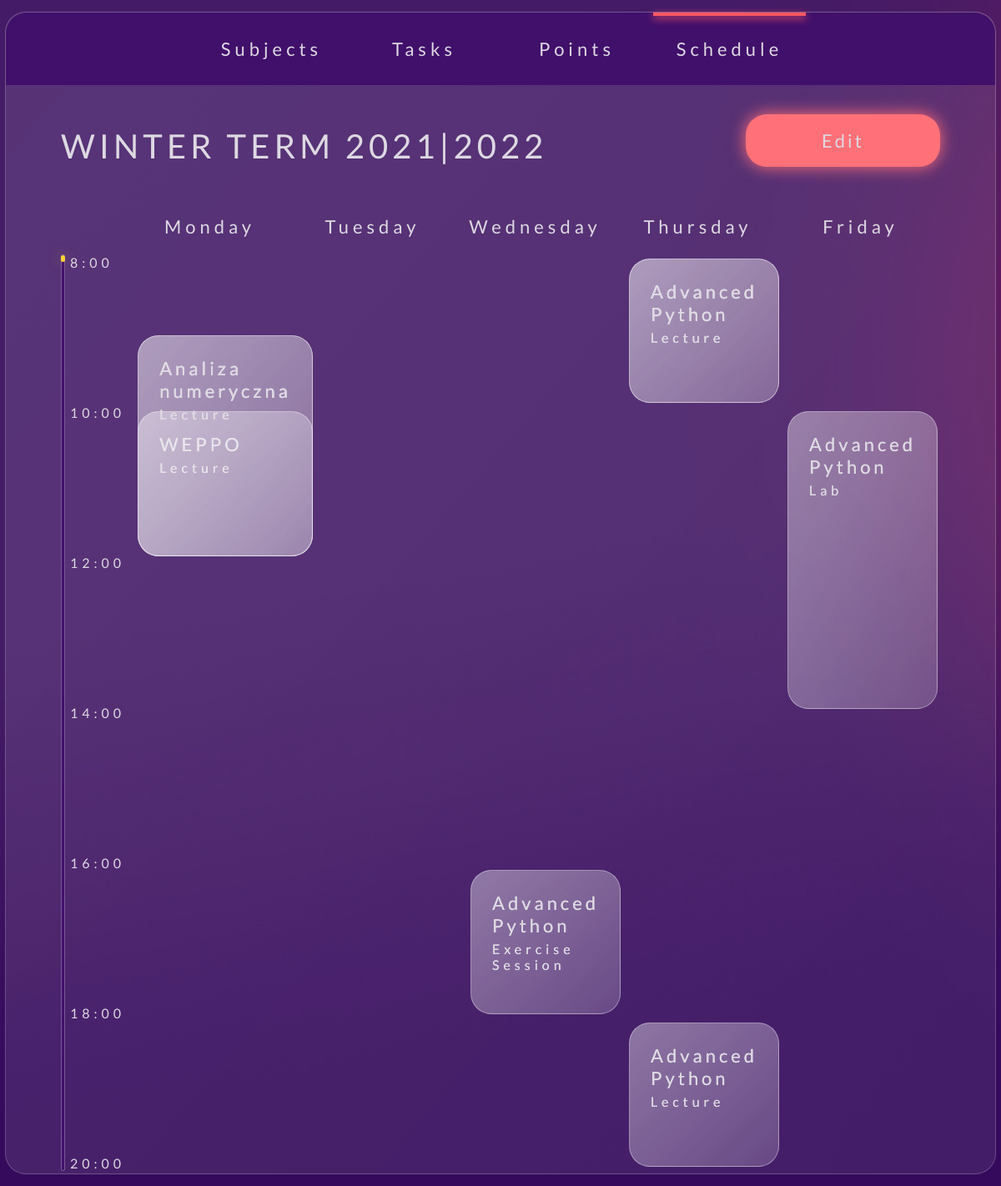
The app's page /schedule with its own data.
### tracker/models.py (models this page shows, shortened)
class Term(db.Model):
    number = db.Column(db.Integer, primary_key=True)
    start_year = db.Column(db.Integer, nullable=False)
    end_year = db.Column(db.Integer, nullable=False)
    season = db.Column(db.String(6), nullable=False)
    subjects = db.relationship("Subject", backref="term", lazy=True)
    def __repr__(self):
        return f"{self.season} term {self.start_year}|{self.end_year}"

class Schedule(db.Model):
    id = db.Column(db.Integer, primary_key=True)
    type = db.Column(db.String(20), nullable=False)
    day = db.Column(db.String(20), nullable=False)
    time = db.Column(db.Integer, nullable=False)
    duration = db.Column(db.Integer, nullable=False)
    subject_name = db.Column(db.String(50), db.ForeignKey("subject.name"), nullable=False)

### tracker/routes/schedule.py (the view)
@app.route("/schedule")
def schedule():
    term = Term.query.all()[-1]
    schedules = Schedule.query.all()
    return render_template("schedule.html", term=term, schedules=schedules, selected="schedule")

### tracker/templates/schedule.html (shortened to what this page needs)
{% extends "base_with_term_selector.html" %}
{% block stylesheets %}
{{ super() }}
<link type="text/css" rel="stylesheet" href="{{ url_for('static', filename='stylesheets/schedule.css') }}">
{% endblock %}
{% block term_selector %}
{{ super() }}
{% endblock %}
{% block add_new_button %}
<button id="edit-schedule-button" class="orange-button">Edit</button>
{% endblock %}
{% block content %}
<div class="days-names-container">
    {% for day in ["monday", "tuesday", "wednesday", "thursday", "friday"] %}
    <div class="day-name-container">
        <span class="day">{{day.title()}}</span>
    </div>
    {% endfor %}
</div>
<div class="wrapper-container">
    <div class="timeline-container">
        <div class="timeline violet-scale-line"></div>
        <div class="timeline yellow-scale-line"></div>
        <div class="main-time-container">
            {% for i in range(8, 21, 2) %}
            <div class="single-time-container">
                <span class="time">{{i}}:00</span>
            </div>
            {% endfor %}
        </div>
    </div>
    <div class="subjects-container">
        {% for schedule in schedules %}
        <div class="subject tile small-tile" data-day="{{schedule.day}}" data-time="{{schedule.time}}" data-duration="{{schedule.duration}}">
            <p class="name">{{schedule.subject_name}}</p>
            <p class="type">{{schedule.type.replace("_", " ").title()}}</p>
        </div>
        {% endfor %}
    </div>
</div>
{% endblock %}

### tracker/templates/base_with_term_selector.html (shortened to what this page needs)
{% extends "base.html" %}
{% block stylesheets %}
<link type="text/css" rel="stylesheet" href="{{ url_for('static', filename='stylesheets/term_selector.css') }}">
{% endblock %}
{% block term_selector %}
<div class="term-selector-container pointer" data-term-number="{{term.number}}">
    <p id="term-header">{{term|string}}</p>
</div>
{% endblock %}

### tracker/templates/base.html (shortened to what this page needs)
<!doctype html>
<html lang="en">
<head>
    <link type="text/css" rel="stylesheet" href="{{ url_for('static', filename='stylesheets/base.css') }}">
    <link type="text/css" rel="stylesheet" href="{{ url_for('static', filename='stylesheets/tile.css') }}">
    <link type="text/css" rel="stylesheet" href="{{ url_for('static', filename='stylesheets/navigation.css') }}">
    {% block stylesheets %}
    {% endblock %}
</head>
<body>
    <div class="main-body-container">
        <div class="tile biggest-tile">
            <div class="navigation-bar" data-selected="{{selected}}">
                <div class="button-container">
                    <button id="subjects-nav-button" class="nav-button pointer">Subjects</button>
                </div>
                <div class="button-container">
                    <button id="tasks-nav-button" class="nav-button pointer">Tasks</button>
                </div>
                <div class="button-container">
                    <button id="points-nav-button" class="nav-button pointer">Points</button>
                </div>
                <div class="button-container">
                    <div class="active-border {{'selected' if selected == 'schedule'}}"></div>
                    <button id="schedule-nav-button" class="nav-button pointer">Schedule</button>
                </div>
            </div>
            {% block term_selector %}
            {% endblock %}
            {% block add_new_button %}
            {% endblock %}
            <div class="content-container">
                {% block content %}
                {% endblock %}
            </div>
        </div>
    </div>
</body>
</html>

### tracker/static/stylesheets/base.css (style rules this page uses)
* { box-sizing: border-box; -webkit-box-sizing: border-box; -moz-box-sizing: border-box; font-family: "Lato", sans-serif; letter-spacing: 5px; font-weight: 400; margin: 0; padding: 0; color: #ddd9e2; }
html, .main-body-container { width: 100%; height: 100%; }
body { background-image: url("../images/background.jpg"); background-size: cover; height: 100%; }
body .main-body-container { display: flex; justify-content: center; align-items: center; }
::placeholder { color: #ddd9e2; font-size: 22px; letter-spacing: 2px; }
.selected { display: block !important; }
.violet-scale-line { background-color: #41106B; border: 1px solid rgba(255, 255, 255, 0.3); width: 100%; height: 7px; border-radius: 25px; }
.yellow-scale-line { box-shadow: 0 0 15px rgba(254, 211, 55, 0.5); background-color: #fed337; width: 50%; height: 7px; border-radius: 25px; margin-top: -7px; }
.orange-button { width: 284px; height: 68px; background-color: #FF7078; border: none; border-radius: 25px; font-size: 22px; letter-spacing: 3px; box-shadow: 0 0 20px #FF7078; }
.biggest-tile { position: relative; }
.content-container { top: 243px; position: absolute; left: 66px; width: calc(100% - 130px); }
.add-new-button, #edit-schedule-button { top: 122px; position: absolute; right: 66px; }

### tracker/static/stylesheets/tile.css (style rules this page uses)
.tile { width: 200px; height: 200px; border: 1px solid rgba(255, 255, 255, 0.2); border-radius: 25px; }
.biggest-tile { background-image: linear-gradient(to bottom right, rgba(255, 255, 255, 0.11), rgba(255, 255, 255, 0.08)); width: 99%; height: 98%; display: flex; flex-flow: column; overflow-y: auto; -ms-overflow-style: none; }
.small-tile { background-image: linear-gradient(to bottom right, rgba(255, 255, 255, 0.22), rgba(255, 255, 255, 0.1)); width: 216px; height: 216px; }

### tracker/static/stylesheets/navigation.css (style rules this page uses)
.navigation-bar { width: calc(99% - 2px); height: 87px; background-color: #41106B; border-radius: 25px 25px 0 0; display: flex; justify-content: center; position: fixed; z-index: 1; }
.navigation-bar .button-container { height: 100%; width: 183px; display: grid; }
.navigation-bar .button-container .nav-button { background-color: transparent; border: none; height: 100%; width: 100%; font-size: 22px; grid-area: 1/1; }
.navigation-bar .button-container .active-border { height: 4px; background-color: #FF5762; box-shadow: 0 3px 10px #FF5762; grid-area: 1/1; display: none; }

### tracker/static/stylesheets/term_selector.css (style rules this page uses)
.term-selector-container { top: 136px; left: 66px; text-transform: uppercase; font-size: 40px; position: absolute; }

### tracker/static/stylesheets/schedule.css (style rules this page uses)
.content-container { padding-bottom: 15px; }
.timeline-container { display: flex; width: auto; height: auto; align-items: stretch; column-gap: 6px; position: relative; }
.timeline-container .timeline { width: 5px; }
.timeline-container .main-time-container .single-time-container { height: 180px; }
.timeline-container .main-time-container .single-time-container:last-child { height: auto; }
.wrapper-container { display: flex; }
.wrapper-container .subjects-container { display: grid; height: 1099px; width: 96%; grid-template-rows: repeat(12, 1fr); grid-template-columns: repeat(5, 1fr); margin-left: 10px; }
.wrapper-container .subjects-container .subject .name { font-size: 22px; margin-bottom: 5px; letter-spacing: 4px; }
.days-names-container { display: flex; margin-left: 81px; margin-bottom: 20px; }
.days-names-container .day-name-container { width: 20%; text-align: center; }
.days-names-container .day-name-container span { font-size: 22px; }
#edit-schedule-button { width: 233px; height: 63px; }
.small-tile { width: auto; height: auto; margin: 5px; padding: 25px; }
.violet-scale-line { height: inherit; }
.yellow-scale-line { position: absolute; height: 500px; top: 8px; }

### records on screen
Term: season+start_year+end_year "WINTER TERM 2021|2022"
Schedule: subject_name "Analiza numeryczna", type.replace "Lecture"
Schedule: subject_name "Advanced Python", type.replace "Lecture"
Schedule: subject_name "Advanced Python", type.replace "Lecture"
Schedule: subject_name "Advanced Python", type.replace "Lecture"
Schedule: subject_name "Advanced Python", type.replace "Lecture"
Schedule: subject_name "Advanced Python", type.replace "Exercise Session"
Schedule: subject_name "Advanced Python", type.replace "Lab"
Schedule: subject_name "Advanced Python", type.replace "Lecture"
Schedule: subject_name "Advanced Python", type.replace "Exercise Session"
Schedule: subject_name "Advanced Python", type.replace "Lab"
Schedule: subject_name "WEPPO", type.replace "Lecture"
Schedule: subject_name "WEPPO", type.replace "Lecture"
Schedule: subject_name "Analiza numeryczna", type.replace "Lecture"
Schedule: subject_name "Analiza numeryczna", type.replace "Lecture"

### other values on screen
{{ day.title() }} "Monday" "Tuesday" "Wednesday" "Thursday" "Friday"
{{ i }} "8" "10" "12" "14" "16" "18" "20"
